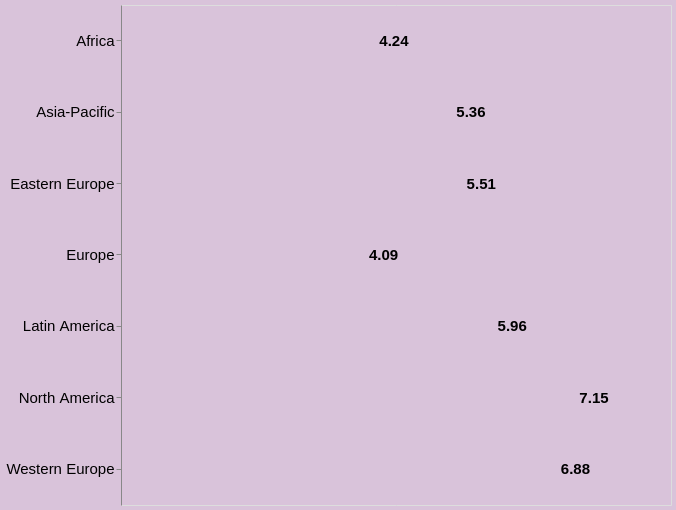

Vega-Lite specification for this chart:
### Vega-Lite specification from a JSON file in a GitHub repository (floating-point values rounded to 4 significant figures)
{"$schema": "https://vega.github.io/schema/vega-lite/v4.json", "width": 550, "height": 500, "background": "#d9c3da", "data": {"values": [{"Region": "Africa", "AverageHappinessScore": 4.24}, {"Region": "Asia-Pacific", "AverageHappinessScore": 5.36}, {"Region": "Eastern Europe", "AverageHappinessScore": 5.51}, {"Region": "Latin America", "AverageHappinessScore": 5.96}, {"Region": "North America", "AverageHappinessScore": 7.15}, {"Region": "Western Europe", "AverageHappinessScore": 6.88}, {"Region": "Europe", "AverageHappinessScore": 4.09}]}, "encoding": {"y": {"field": "Region", "type": "nominal", "axis": {"title": null, "labelFontSize": 15}}, "x": {"field": "AverageHappinessScore", "type": "quantitative", "title": null, "axis": null}}, "layer": [{"mark": "bar", "encoding": {"color": {"legend": null, "field": "AverageHappinessScore", "type": "nominal", "scale": {"domain": ["4.09", "4.24", "5.36", "7.15", "6.88", "5.51", "5.96"], "range": ["#808080", "#808080", "#DB7093", "#FF1493", "#FF69B4", "#DB7093", "#DB7093"]}}}}, {"mark": {"type": "text", "fontSize": 15, "fontWeight": "bold", "align": "right", "xOffset": -4, "aria": false}, "encoding": {"text": {"field": "AverageHappinessScore", "type": "quantitative"}, "color": {"value": "black"}}}], "config": {"tick": {}}}
